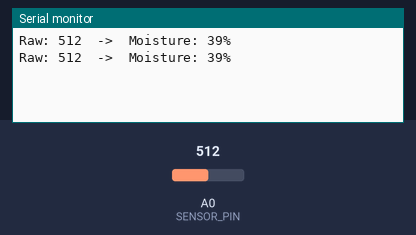
Simulated run of this sketch. Board: Arduino Uno, built with avr-gcc and run on an emulated ATmega328P. On the bench: the last lines printed to the serial monitor. The test bench sets the inputs (shaded band); at power-on: A0 (SENSOR_PIN) = 512.

Above: at 1.8 s.
1.9 s: A0 (SENSOR_PIN) set to 716
At 2.8 s:
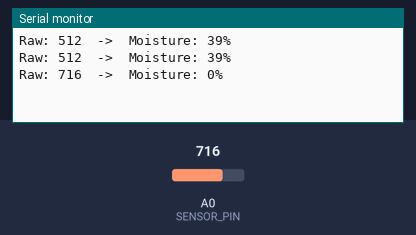
3.4 s: A0 (SENSOR_PIN) set to 900
At 4.8 s:
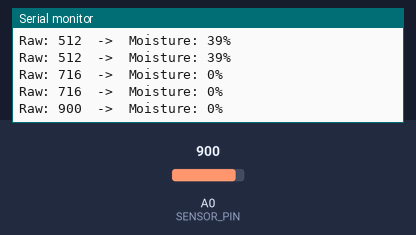
Timing chart, 0 to 6.4 s (numbered marks = the images above; inputs shaded):
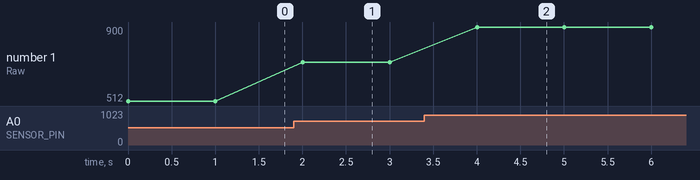

Measured:
- after the input at 1.9 s, the serial monitor: prints a new line after 0.10 s (image 1)
- after the input at 3.4 s, the serial monitor: prints a new line after 0.60 s (image 2)
- plotted number 1: 512 → 716 after the input at 1.9 s, 716 → 900 after the input at 3.4 s

The sketch:

2_Percentage_Moisture.ino
```cpp
// File: 2_Percentage_Moisture.ino

#define SENSOR_PIN A0

// === Enter Your Calibration Values Here ===
// Value from when the sensor was in open air (0% moisture)
const int DRY_VALUE = 680;
// Value from when the sensor was in water (100% moisture)
const int WET_VALUE = 250;
// ========================================

void setup() {
  Serial.begin(115200);
}

void loop() {
  int rawValue = analogRead(SENSOR_PIN);

  // The map() function re-scales a number from one range to another.
  // Notice that our raw value goes DOWN as moisture goes UP.
  // We map the range [DRY_VALUE, WET_VALUE] to the range [0, 100].
  int moisturePercent = map(rawValue, DRY_VALUE, WET_VALUE, 0, 100);

  // The constrain() function keeps the value within the 0-100 range,
  // which is useful if the sensor reading ever goes slightly outside
  // our calibration range.
  moisturePercent = constrain(moisturePercent, 0, 100);

  Serial.print("Raw: ");
  Serial.print(rawValue);
  Serial.print("  ->  Moisture: ");
  Serial.print(moisturePercent);
  Serial.println("%");

  delay(1000);
}
```
